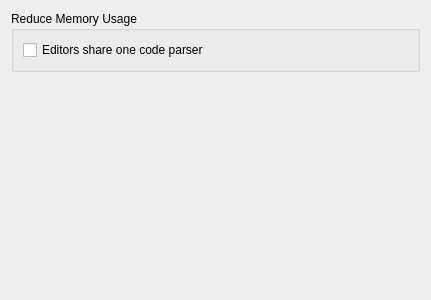
<?xml version="1.0" encoding="UTF-8"?>
<ui version="4.0">
 <class>EnvironmentPerformanceWidget</class>
 <widget class="QWidget" name="EnvironmentPerformanceWidget">
  <property name="geometry">
   <rect>
    <x>0</x>
    <y>0</y>
    <width>431</width>
    <height>300</height>
   </rect>
  </property>
  <property name="windowTitle">
   <string>Form</string>
  </property>
  <layout class="QVBoxLayout" name="verticalLayout_2">
   <item>
    <widget class="QGroupBox" name="groupBox">
     <property name="title">
      <string>Reduce Memory Usage</string>
     </property>
     <layout class="QVBoxLayout" name="verticalLayout">
      <item>
       <widget class="QCheckBox" name="chkEditorsShareParser">
        <property name="text">
         <string>Editors share one code parser</string>
        </property>
       </widget>
      </item>
     </layout>
    </widget>
   </item>
   <item>
    <spacer name="verticalSpacer">
     <property name="orientation">
      <enum>Qt::Vertical</enum>
     </property>
     <property name="sizeHint" stdset="0">
      <size>
       <width>20</width>
       <height>40</height>
      </size>
     </property>
    </spacer>
   </item>
  </layout>
 </widget>
 <resources/>
 <connections/>
</ui>
